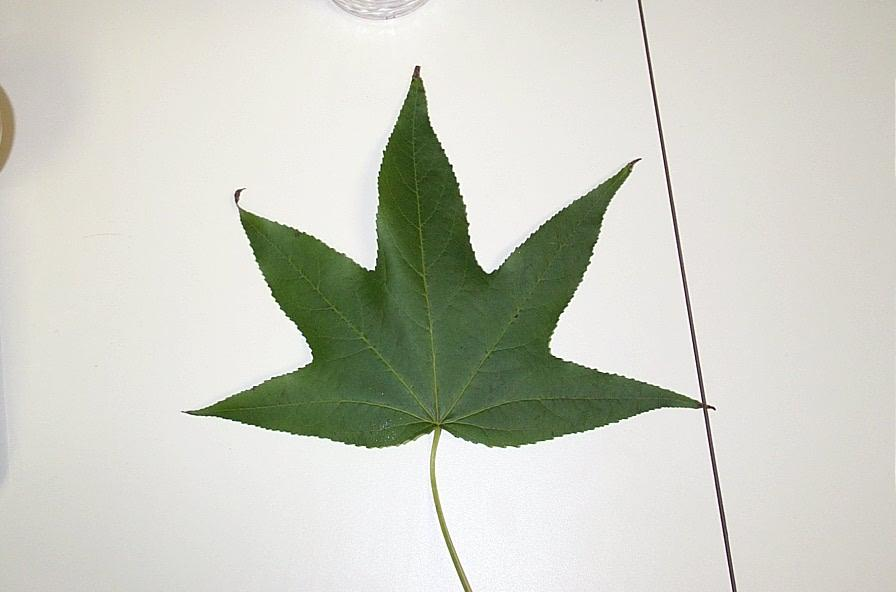
#> input picture randomforest/images/image_0001.jpg, 896 x 592 px
$ python forest.py images 3 5
#> lines starting #> are read from the running program, lines starting #| are printed output that depends on the picture
#
# Copyright (C) 2015 Ozan Oktay, Jonathan Passerat-Palmbach
#
# This program is free software: you can redistribute it and/or modify
# it under the terms of the GNU Affero General Public License as published by
# the Free Software Foundation, either version 3 of the License, or
# (at your option) any later version.
#
# This program is distributed in the hope that it will be useful,
# but WITHOUT ANY WARRANTY; without even the implied warranty of
# MERCHANTABILITY or FITNESS FOR A PARTICULAR PURPOSE.  See the
# GNU General Public License for more details.
#
# You should have received a copy of the GNU General Public License
# along with this program.  If not, see <http://www.gnu.org/licenses/>.
#

import matplotlib
matplotlib.use('Agg')  # to be imported before pyplot
import matplotlib.pyplot as plt
from sklearn import datasets, metrics
from sklearn.ensemble import RandomForestClassifier
from PIL import Image
import os
import numpy as np
import random
from sklearn.model_selection import cross_val_score
from skimage.feature import hog
from skimage import data, color, exposure
import joblib
import sys


dir_images  = sys.argv[1]
# best example of the most inconsistent language ever:
# claims everywhere that is abstracts its dev from types
# but crashes if you don't force cast these strings as ints!!!
num_trees   = int(sys.argv[2])
trees_depth = int(sys.argv[3])

name_images = []

# READ THE IMAGE NAMES
for root, dirs, files in os.walk(dir_images):
    for file in files:
        if file.endswith(".jpg"):
            name_images.append(root+'/'+file)
name_images = sorted(name_images)

# READ THE IMAGES
image_np = []
features = []
for name_image in name_images:
    image_loaded = Image.open(name_image).convert("L").resize([100,100])
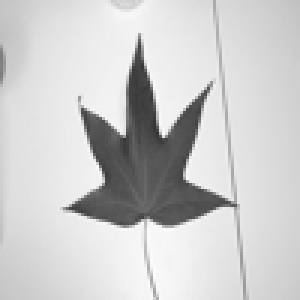
#> image_loaded: PIL image 100x100 L (shown 3 times larger); min 53, max 253, mean 204.2
    image_np.append(np.array(image_loaded))

    fd, hog_image = hog(image_loaded, orientations=8, pixels_per_cell=(16, 16),cells_per_block=(1, 1), visualize=True)
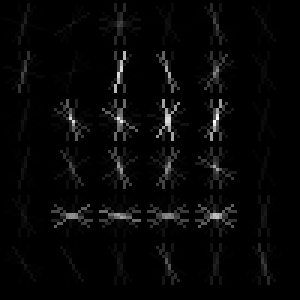
#> hog_image: shape (100, 100) float64 (shown 3 times larger); min 0, max 25.28, mean 0.7; drawn with min black and max white
#> fd = 288 values, max 0.693 at index 254, min 0 at index 5, mean 0.28
    features.append(hog_image.flatten())
#> pass 2 of the loop `for name_image in name_images:`:
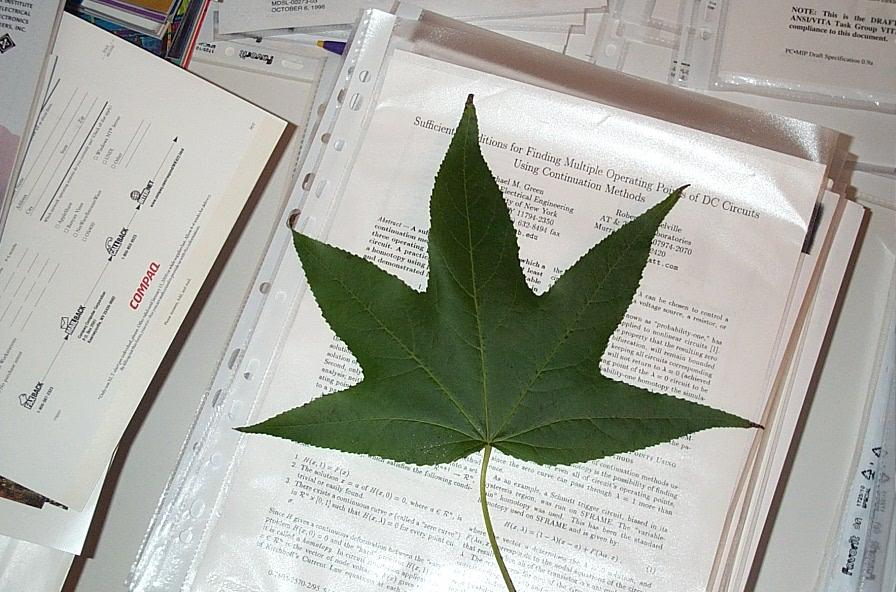
#> input picture randomforest/images/image_0002.jpg, 896 x 592 px
#> `image_loaded = Image.open(name_image).convert("L").resize([100,100])`:
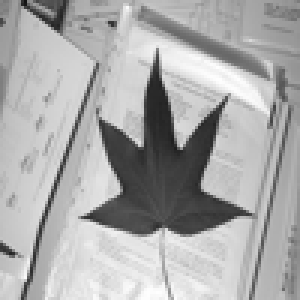
#> image_loaded: PIL image 100x100 L (shown 3 times larger); min 19, max 254, mean 170.1
#> `fd, hog_image = hog(image_loaded, orientations=8, pixels_per_cell=(16,..`:
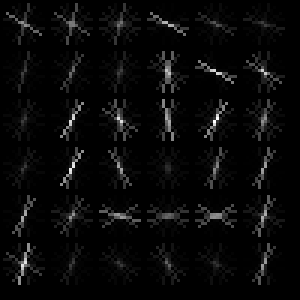
#> hog_image: shape (100, 100) float64 (shown 3 times larger); min 0, max 37.6, mean 1.3; drawn with min black and max white
#> fd = 288 values, max 0.677 at index 84, min 0.00532 at index 187, mean 0.315


# GENERATE THE LABELS FOR THE IMAGES
labels = np.zeros (len(image_np))
#> labels = [0, 0]
labels [:65]    = 0
labels [66:125] = 1
labels [126:]   = 2

# The digits dataset
image_np = np.array(image_np)
features = np.array(features)

# random shuffle the arrays based on their indices
indices  = np.random.permutation(labels.shape[0])
#> indices = [1, 0]
labels   = labels[indices]
features = features[indices]
image_np = image_np[indices]

images_and_labels = list(zip(image_np, labels))
#> images_and_labels = 2 items

#######################################
# HERE GOES THE CLASSIFIER TRAINING ##

fig = plt.figure()
fig.set_size_inches(10, 8)

for index, (image, label) in enumerate(images_and_labels[:12]):
    subplt = fig.add_subplot(2, 12, index + 1)
    subplt.axis('off')
    subplt.imshow(image, cmap=plt.cm.gray_r, interpolation='nearest')
    subplt.set_title('Training: %i' % label)
#> this loop made 2 passes
#> label on passes 1 to 2: 0, 0

# To apply a classifier on this data, we need to flatten the image, to
# turn the data in a (samples, feature) matrix:
n_samples = image_np.shape[0]
#> n_samples = 2
data      = image_np.reshape( (n_samples, -1) )
data      = np.concatenate( (data, features), axis=1)
#print data.shape

# Create a classifier: a support vector classifier
#classifier = svm.SVC(gamma=0.001) # here goes the parameters
classifier = RandomForestClassifier(max_depth=trees_depth, n_estimators=num_trees, max_features='auto', criterion='entropy')

# Perform a cross-validation
#scores = cross_val_score(classifier, data, labels, cv=10)
#print 'cross validation result: %f' % scores.mean()

# We learn the leaves on the first 80% of the dataset
training_share = int(4 * n_samples / 5)
#> training_share = 1
#> (the run stopped early here; a loop or call above may not have finished)
